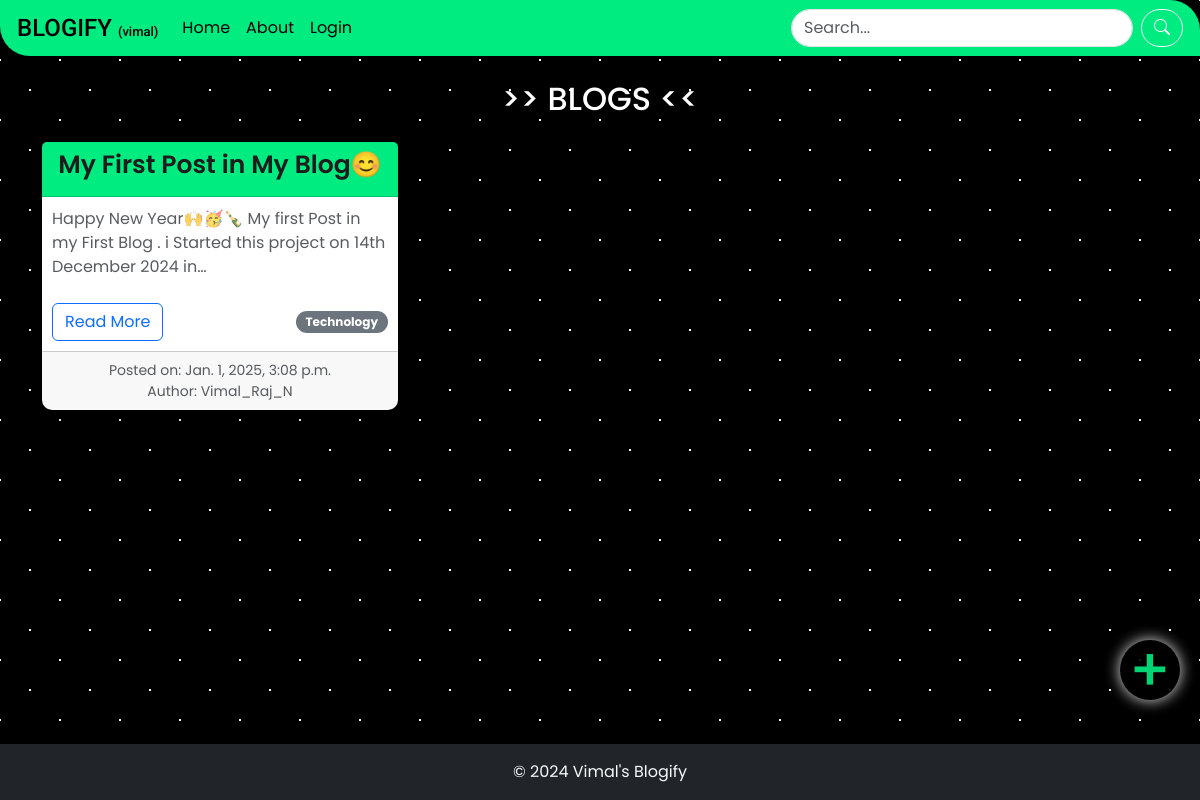
The page / on the database its author committed.
### blogify/models.py (models this page shows, shortened)
class post(models.Model):
    title = models.CharField(max_length=100,null=True)
    author = models.CharField(max_length=100,null=True)
    content = models.TextField()
    category = models.CharField(max_length=30,null=True)
    created_at = models.DateTimeField(auto_now_add=True)
    slug = models.SlugField(unique=True,max_length=200,blank=True)

### blogify/views.py (the view)
# urls.py: 2. Add a URL to urlpatterns:  path('', views.home, name='home')
def home (request):
    context = {
        'posts':post.objects.all(),
    }
    return render(request,'home.html',context)

### blogify/templates/home.html (shortened to what this page needs)
<!DOCTYPE html>
<html lang="en">
<head>
    <link href="https://cdn.jsdelivr.net/npm/bootstrap@5.3.3/dist/css/bootstrap.min.css" rel="stylesheet">
    <link rel="stylesheet" href="https://cdn.jsdelivr.net/npm/bootstrap-icons/font/bootstrap-icons.css">
</head>
<body>
    <div style="padding-bottom: 60px;">
          <nav class="navbar navbar-expand-lg navbar-dark">
        <div class="container-fluid">
            <a class="navbar-brand" href="{% url 'home' %}">BLOGIFY <span style="font-size: small;" >(vimal)</span> </a>
            <div class="collapse navbar-collapse" id="navbarNav">
                <ul class="navbar-nav me-auto mb-2 mb-lg-0">
                    <li class="nav-item">
                        <a class="nav-link active" aria-current="page" href="" >Home</a>
                    </li>
                    <li class="nav-item">
                        <a class="nav-link" href="{% url 'about_us' %}">About</a>
                    </li>
                    {% if request.user.is_authenticated %}
    <li class="nav-item">
        <a class="nav-link" href="{% url 'profile' %}">Profile({{request.user.username}})</a>
    </li>
    <li class="nav-item">
        <form method="post" action="{% url 'logout' %}" style="display:inline;">
            {% csrf_token %}
            <button type="submit" class="nav-link btn btn-link">
                Logout
            </button>
        </form>
    </li>
{% else %}
    <li class="nav-item">
        <a class="nav-link" href="{% url 'login' %}">Login</a>
    </li>
{% endif %}
                </ul>
                <form class="d-flex" method="GET" action="{% url 'search' %}">
                    <input class="form-control me-2" type="search" name="search_key" style="border-radius: 50px;" placeholder="Search..." aria-label="Search">
                    <button class="btn btn-outline-light" style="border-radius: 100px" type="submit" ><i class="bi bi-search"></i></button>
                </form>
            </div>
        </div>
          </nav>
         <div class="container my-4">
        <h2 class="text-center mb-4"> >> BLOGS <<</h2>
        <div class="row g-4">
            {% if posts %}
            {% for post in posts %}
            <div class="col-sm-12 col-md-6 col-lg-4">
                <div class="card h-100 shadow-lg border-0">
                    <div class="card-header text-center text-white" style="background-color: rgb(0, 235, 128);">
                        <h4 class="card-title font-weight-bold" style="color: #1c1c1c;">{{ post.title }}</h4>
                    </div>
                    <div class="card-body">
                        <p class="card-text text-muted mb-4">{{ post.content | truncatechars:100 }}</p>
                        <div class="d-flex justify-content-between align-items-center">
                            <a href="{% url 'post_detail' post.slug %}" class="btn btn-outline-primary">Read More</a>
                            <a href="#" class="badge rounded-pill bg-secondary text-decoration-none">{{ post.category }}</a>
                        </div>
                    </div>
                    <div class="card-footer text-muted text-center small">
                        Posted on: {{ post.created_at }} <br>
                        Author: {{ post.author }}
                    </div>
                </div>
            </div>
            {% endfor %}
            {% endif %}
        </div>
         </div>
          <a href="{% url 'create_post' %}" ><div class="bottom-right-button"> <span class="plus-symbol">+</span></div></a>
    <footer class="bg-dark text-light p-3 fixed-bottom" style="width: 100%; bottom: 0; left: 0;">
        <div class="footer-text text-center">
            <span>© 2024 Vimal's Blogify</span>
        </div>
    </footer>
</body>
</html>

### blogify/templates/home.html (style rules this page uses)
body { font-family: 'Poppins', sans-serif; background-color: #000000; opacity: 1; background-image: radial-gradient(#fffbfb 1.5px, transparent 1.5px), radial-gradient(#fffbfb 1.5px, #000000 1.5px); background-size: 60px 60px; background-position: 0 0, 30px 30px; color: #ffffff; animation: move-pattern 140s linear infinite; }
.navbar { background-color: rgb(0, 235, 128); padding: 5px; border-top-right-radius: 30px; border-bottom-left-radius: 30px; }
.navbar-brand { font-family: 'Roboto', sans-serif; font-weight: 500; font-size: X-large; color: #000000; }
.navbar-nav .nav-link { color: #000000 !important; }
.card { border: none; border-radius: 10px; transition: transform 0.3s ease, box-shadow 0.3s ease; }
.card-body { padding: 10px; background-color: #ffffff; border-radius: 0 0 10px 10px; }
.card-title { font-size: 25px; font-weight: 600; color: #000000c2; }
.card-text { font-size: 16px; color: #7f8c8d; }
.badge { font-size: 12px; padding: 5px 10px; }
.bottom-right-button { position: fixed; bottom: 100px; right: 20px; width: 60px; height: 60px; background-color: #000000; border-radius: 50%; box-shadow: 0 0px 15px rgba(255, 255, 255); display: flex; justify-content: center; align-items: center; cursor: pointer; color: rgb(0, 235, 128); opacity: 0.9; }
.plus-symbol { font-size: 60px; font-weight: 500; }
footer { background-color: rgba(0, 255, 128, 0.658); color: #ecf0f1; padding: 30px 0; }

### rows shown on the page
post: title "My First Post in My Blog😊", content "Happy New Year🙌🥳🍾 My first Post in my First Blog . i Started this project on 14th December 2024 in…", category "Technology", created_at "Jan. 1, 2025, 3:08 p.m.", author "Vimal_Raj_N"
